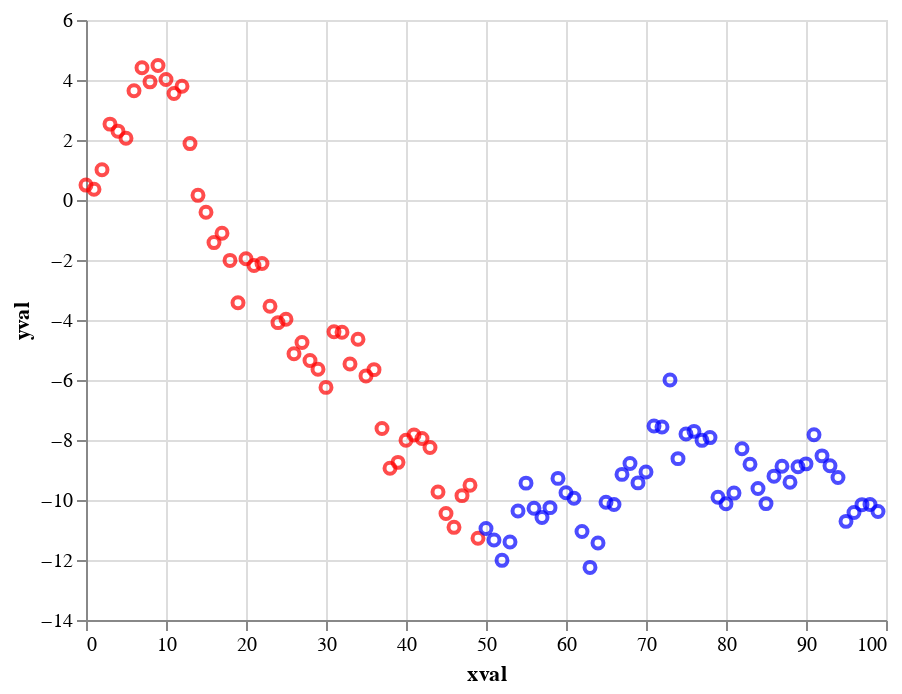

Write notebook code for a chart like this one.
### Code cell
import altair as alt
import pandas as pd
import numpy as np

rand = np.random.RandomState(42)
df = pd.DataFrame({"xval": range(100), "yval": rand.randn(100).cumsum()})

slider = alt.binding_range(min=0, max=100, step=1, name="cutoff:")
selector = alt.selection_single(
    name="SelectorName", fields=["cutoff"], bind=slider, init={"cutoff": 50}
)

alt.Chart(df).mark_point().encode(
    x="xval",
    y="yval",
    color=alt.condition(
        alt.datum.xval < selector.cutoff, alt.value("red"), alt.value("blue")
    ),
).add_selection(selector)

### Figure 1 — Vega-Lite specification as saved in the notebook (floating-point values rounded to 4 significant figures)
{"config": {"view": {"continuousWidth": 400, "continuousHeight": 300}}, "data": {"name": "data-45472a6b49c2114088f578a20dfd0fdb"}, "mark": "point", "encoding": {"color": {"condition": {"value": "red", "test": "(datum.xval < SelectorName.cutoff)"}, "value": "blue"}, "x": {"field": "xval", "type": "quantitative"}, "y": {"field": "yval", "type": "quantitative"}}, "selection": {"SelectorName": {"type": "single", "fields": ["cutoff"], "bind": {"input": "range", "max": 100, "min": 0, "name": "cutoff:", "step": 1}, "init": {"cutoff": 50}}}, "$schema": "https://vega.github.io/schema/vega-lite/v4.17.0.json", "datasets": {"data-45472a6b49c2114088f578a20dfd0fdb": [{"xval": 0, "yval": 0.4967}, {"xval": 1, "yval": 0.3584}, {"xval": 2, "yval": 1.006}, {"xval": 3, "yval": 2.529}, {"xval": 4, "yval": 2.295}, {"xval": 5, "yval": 2.061}, {"xval": 6, "yval": 3.64}, {"xval": 7, "yval": 4.408}, {"xval": 8, "yval": 3.938}, {"xval": 9, "yval": 4.481}, {"xval": 10, "yval": 4.017}, {"xval": 11, "yval": 3.551}, {"xval": 12, "yval": 3.793}, {"xval": 13, "yval": 1.88}, {"xval": 14, "yval": 0.1552}, {"xval": 15, "yval": -0.4071}, {"xval": 16, "yval": -1.42}, {"xval": 17, "yval": -1.106}, {"xval": 18, "yval": -2.014}, {"xval": 19, "yval": -3.426}, {"xval": 20, "yval": -1.96}, {"xval": 21, "yval": -2.186}, {"xval": 22, "yval": -2.119}, {"xval": 23, "yval": -3.543}, {"xval": 24, "yval": -4.088}, {"xval": 25, "yval": -3.977}, {"xval": 26, "yval": -5.128}, {"xval": 27, "yval": -4.752}, {"xval": 28, "yval": -5.353}, {"xval": 29, "yval": -5.644}, {"xval": 30, "yval": -6.246}, {"xval": 31, "yval": -4.394}, {"xval": 32, "yval": -4.407}, {"xval": 33, "yval": -5.465}, {"xval": 34, "yval": -4.642}, {"xval": 35, "yval": -5.863}, {"xval": 36, "yval": -5.654}, {"xval": 37, "yval": -7.614}, {"xval": 38, "yval": -8.942}, {"xval": 39, "yval": -8.745}, {"xval": 40, "yval": -8.007}, {"xval": 41, "yval": -7.836}, {"xval": 42, "yval": -7.951}, {"xval": 43, "yval": -8.252}, {"xval": 44, "yval": -9.731}, {"xval": 45, "yval": -10.45}, {"xval": 46, "yval": -10.91}, {"xval": 47, "yval": -9.854}, {"xval": 48, "yval": -9.511}, {"xval": 49, "yval": -11.27}, {"xval": 50, "yval": -10.95}, {"xval": 51, "yval": -11.33}, {"xval": 52, "yval": -12.01}, {"xval": 53, "yval": -11.4}, {"xval": 54, "yval": -10.37}, {"xval": 55, "yval": -9.438}, {"xval": 56, "yval": -10.28}, {"xval": 57, "yval": -10.59}, {"xval": 58, "yval": -10.25}, {"xval": 59, "yval": -9.279}, {"xval": 60, "yval": -9.758}, {"xval": 61, "yval": -9.944}, {"xval": 62, "yval": -11.05}, {"xval": 63, "yval": -12.25}, {"xval": 64, "yval": -11.43}, {"xval": 65, "yval": -10.08}, {"xval": 66, "yval": -10.15}, {"xval": 67, "yval": -9.146}, {"xval": 68, "yval": -8.785}, {"xval": 69, "yval": -9.43}, {"xval": 70, "yval": -9.068}, {"xval": 71, "yval": -7.53}, {"xval": 72, "yval": -7.566}, {"xval": 73, "yval": -6.002}, {"xval": 74, "yval": -8.621}, {"xval": 75, "yval": -7.799}, {"xval": 76, "yval": -7.712}, {"xval": 77, "yval": -8.011}, {"xval": 78, "yval": -7.92}, {"xval": 79, "yval": -9.907}, {"xval": 80, "yval": -10.13}, {"xval": 81, "yval": -9.77}, {"xval": 82, "yval": -8.292}, {"xval": 83, "yval": -8.81}, {"xval": 84, "yval": -9.619}, {"xval": 85, "yval": -10.12}, {"xval": 86, "yval": -9.205}, {"xval": 87, "yval": -8.876}, {"xval": 88, "yval": -9.406}, {"xval": 89, "yval": -8.893}, {"xval": 90, "yval": -8.796}, {"xval": 91, "yval": -7.827}, {"xval": 92, "yval": -8.529}, {"xval": 93, "yval": -8.857}, {"xval": 94, "yval": -9.249}, {"xval": 95, "yval": -10.71}, {"xval": 96, "yval": -10.42}, {"xval": 97, "yval": -10.16}, {"xval": 98, "yval": -10.15}, {"xval": 99, "yval": -10.38}]}}
